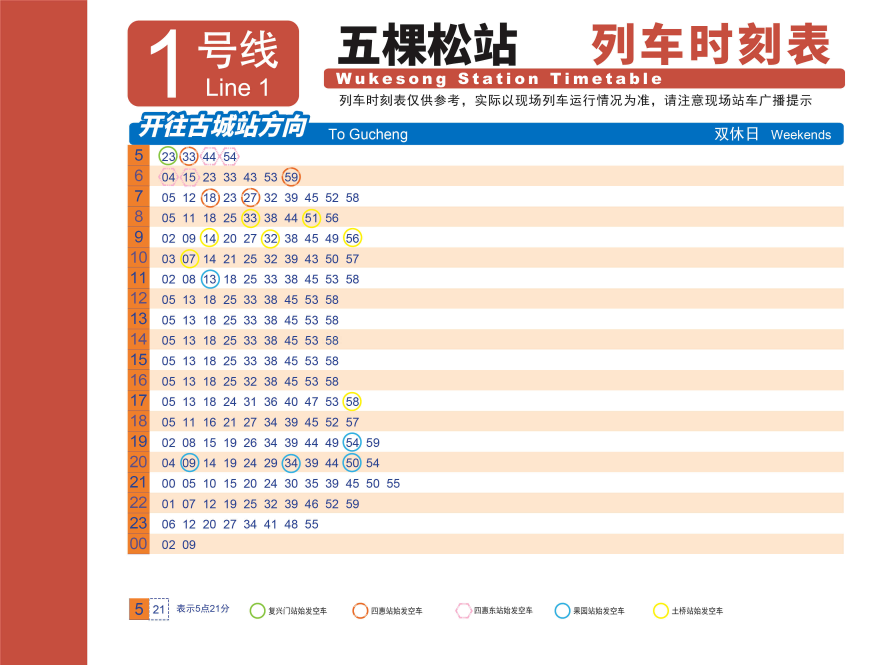
#> input picture PunctualPath/TimetableData-PyCharm/1号线-五棵松站-古城站方向-双休日.jpg, 3544 x 2658 px (shown at 1/4 size)
$ python -i ImageProcessing.py   (imports and definitions only)
#> lines starting #> are read from the running program, lines starting #| are printed output that depends on the picture; after the words box and inside, x2 and y2 are one past the last pixel; in counts of white or black regions, pixels touching at a corner belong together
#> further down, picture is the input picture: PIL image 3544x2658 RGB; mean R, G, B 233.9, 212.6, 206.4
### PunctualPath/TimetableData-PyCharm/utils.py
import json
from enum import Enum
import requests
from PIL import Image, ImageEnhance
from bs4 import BeautifulSoup
from tqdm import tqdm
from datetime import datetime


class OperationTime(Enum):
    WEEKDAY = "工作日"
    WEEKEND = "双休日"


class Date(object):
    # [4 lines left out: function __init__, not called in this run]

    def __str__(self):
        return f"{self.yyyy}-{self.mm}-{self.dd}"


class TimetableURL(object):
    def __init__(self):
        self.urls: list[str] = []

    def __str__(self):
        return f"{self.urls}"

    def add_url(self, url: str):
        self.urls.append(url)

    def switch(self):
        self.urls = self.urls[1:] + self.urls[:1]
        return self

    # [4 lines left out: function get_img, not called in this run]


class Station(object):
    # [5 lines left out: function __init__, not called in this run]

    def __str__(self):
        return self.native_name

    # [36 lines left out: functions add_url, get_tb_urls, to_dict, from_dict, not called in this run]


class Line(object):
    # [5 lines left out: function __init__, not called in this run]

    def __str__(self):
        return (
            f"Line(native_name={self.native_name}, stations={[str(station) for station in self.stations]})")

    def get_station(self, station: str):
        return self.stations.get(station)

    def get_stations(self):
        return self.stations.values()

    # [13 lines left out: functions to_dict, from_dict, not called in this run]


class BeijingSubway(object):
    # [6 lines left out: function __init__, not called in this run]

    def get_line(self, line: str):
        return self.lines.get(line)

    def get_lines(self):
        return self.lines.values()

    def __getitem__(self, key: str):
        return self.lines[key]

    def __setitem__(self, key, value):
        self.lines[key] = value

    # [17 lines left out: functions to_dict, from_dict, from_json_file, not called in this run]


class Row(object):
    def __init__(self, hour: int):
        self.hour = hour
        self.minutes: list[int] = []

    def __str__(self):
        return str(self.hour) + '\t' + ' '.join(['0' + str(m) if len(str(m)) == 1 else str(m) for m in self.minutes])


class TimeTable(object):
    def __init__(self):
        self.rows: list[Row] = []

    def add_row(self, row: Row):
        self.rows.append(row)

    def __str__(self):
        return "Timetable:\n" + '\n'.join(str(row) for row in self.rows)

    # [25 lines left out: functions to_list, next_train, not called in this run]


def safe_time(seconds: int) -> int:
    return seconds - 40


def hms_to_sec(h: int, m: int, s: int) -> int:
    return int(h) * 3600 + int(m) * 60 + int(s)


# [60 lines left out: functions sec_to_hms, get_current_time, get_station_timetables_url, get_lines, not called in this run]

### PunctualPath/TimetableData-PyCharm/ImageProcessing.py
import colorsys

import cv2
import numpy as np
from PIL import Image
from matplotlib import pyplot as plt
from ocrmac import ocrmac

from utils import TimeTable, Row


def is_color_in_range(r, g, b):
    h, s, v = colorsys.rgb_to_hsv(r, g, b)
    return 0.55 <= h <= 0.7 and 0.01 <= s and 65 <= v <= 240


def increase_contrast(image: Image.Image):
    ret, th = cv2.threshold(np.array(image.convert('L')),
                            0,  # threshold value, ignored when using cv2.THRESH_OTSU
                            255,  # maximum value assigned to pixel values exceeding the threshold
                            cv2.THRESH_BINARY + cv2.THRESH_OTSU)
    return Image.fromarray(th)


def filter_image(img: Image.Image):
    img = img.convert("RGB")  # Ensure image is in RGB format
    pixels = img.load()  # Create the pixel map

    # Get image dimensions
    width, height = img.size

    # Iterate over all pixels
    for y in range(height):
        for x in range(width):
            # Get the RGBA value of the pixel
            r, g, b = pixels[x, y]

            if not is_color_in_range(r, g, b):
                pixels[x, y] = (255, 255, 255)

    # new image
    return img


def locate_nth_color_change(img: Image.Image,
                            n: int,
                            vertical: bool,
                            start: tuple,
                            step: int = 1,
                            skip: int = 1,
                            skip_x: int = 0,
                            skip_y: int = 0,
                            percentage=False,
                            tolerance_high=100,
                            tolerance_low=5,
                            annotate=False) -> tuple:
#> called with n = 2, vertical = False, start = (0.02, 0.4), step = 1, skip = 1, skip_x = 0, skip_y = 0, percentage = False
    width, height = img.size
#> width = 3544; height = 2658

    if isinstance(start[0], int):
        x, y = start
    else:
        x, y = int(start[0] * width), int(start[1] * height)
#> x = 70; y = 1063

    if skip_x == 0 and skip_y == 0:
        if vertical:
            y += skip
        else:
            x += skip
#> x = 71
    else:
        x += skip_x
        y += skip_y

    r_prev, g_prev, b_prev = img.getpixel(xy=(x, y))
#> r_prev = 198; g_prev = 78; b_prev = 62
    color_change_count = 0
    changing = False
    while color_change_count < n and 0 < x < width - step and 0 < y < height - step:
        if vertical:
            y += step
        else:
            x += step
        r, g, b = img.getpixel(xy=(x, y))
        rgb_change = abs(r - r_prev) + abs(g - g_prev) + abs(b - b_prev)
        if rgb_change > tolerance_high and changing is False:
            color_change_count += 1
            changing = True
            if annotate:
                img.putpixel(xy=(x - 3, y - 3), value=(0, 0, 0))
                img.putpixel(xy=(x - 3, y + 3), value=(0, 0, 0))
                img.putpixel(xy=(x + 3, y - 3), value=(0, 0, 0))
                img.putpixel(xy=(x + 3, y + 3), value=(0, 0, 0))
        elif rgb_change < tolerance_low and changing is True:
            changing = False
        r_prev, g_prev, b_prev = r, g, b
#> after the loop, changing = True; color_change_count = 2; x = 510; y = 1063

    if percentage:
        return x / width, y / height
    return x, y


def locate_hour_strip(img: Image.Image, verbose=False) -> tuple:
    left_0 = locate_nth_color_change(img, 2, vertical=False, start=(0.02, 0.4), tolerance_high=50)
#> left_0 = (510, 1063)
    left = locate_nth_color_change(img, 1, vertical=True, start=left_0, skip_x=1, skip_y=1)
#> the loop in locate_nth_color_change (call 2), `while color_change_count < n and 0 < x < width - step and 0 < y < heig..` made 8 passes
#> (r, g, b, rgb_change, color_change_count, changing, r_prev, g_prev) on pass 8: (246, 124, 57, 104, 1, True, 246, 124)
#> (r, g, b, rgb_change, r_prev, g_prev, b_prev) on passes 1 to 6: (229, 130, 63, 11, 229, 130, 63), (226, 134, 59, 11, 226, 134, 59), (219, 136, 56, 12, 219, 136, 56), (208, 134, 61, 18, 208, 134, 61), (198, 129, 70, 24, 198, 129, 70), (187, 122, 82, 30, 187, 122, 82)
#> left = (511, 1072)
    right = locate_nth_color_change(img, 1, vertical=False, start=left)
    if verbose:
        print("Hour Strip", left, right)
    return left, right


def locate_row_positions(img: Image.Image, hour_strip_right: tuple, verbose=False) -> list[int]:
    hour_strip_top_right = locate_nth_color_change(img, 1, vertical=True, start=hour_strip_right, step=-1, skip_x=8,
                                                   tolerance_high=100, annotate=True)
    row_1_b = locate_nth_color_change(img, 1, vertical=True, start=hour_strip_top_right, step=1, skip_x=1, skip_y=5,
                                      tolerance_high=20, annotate=True)
    row_height = row_1_b[1] - hour_strip_top_right[1]
    if verbose:
        print("Hour Strip Top Right", hour_strip_top_right)
        print("Row Width", row_height)
    row_b = row_1_b

    rows: list[int] = [hour_strip_top_right[1], row_1_b[1]]

    while row_b[1] < img.size[1] - row_height * 1.5:
        row_b_r = locate_nth_color_change(img, 1, vertical=True, start=row_b, step=1, skip_y=int(row_height * 0.9),
                                          annotate=True, tolerance_high=20)
        if row_b_r[1] - rows[-1] > row_height * 1.5:
            row_b_l = locate_nth_color_change(img, 1, vertical=True, start=row_b, step=1, skip_x=-12,
                                              skip_y=int(row_height * 0.9), annotate=True, tolerance_high=50)
            if row_b_l[1] - rows[-1] > row_height * 1.5:
                break
            else:
                row_b = (row_b_l[0] + 12, row_b_l[1])
        else:
            row_b = row_b_r
        rows.append(row_b[1])
#> this loop made 20 passes

    return rows


def load_timetable(img: Image.Image, filter=True, verbose=False) -> TimeTable:
    hour_strip_l, hour_strip_r = locate_hour_strip(img, verbose=verbose)
    rows = locate_row_positions(img, hour_strip_r, verbose=verbose)

    table = TimeTable()
    h = 4
    for i in range(len(rows) - 1):
        x_l = hour_strip_l[0]
        x_m = hour_strip_r[0]
        x_r = img.size[0]
        y_t = rows[i]
        y_b = rows[i + 1]
        # y_m = (y_b + y_t) // 2
        # height = y_b - y_t

        h_crop = img.crop((x_l, y_t, x_m, y_b))
        if filter:
            h_crop = filter_image(h_crop)
            h_crop = increase_contrast(h_crop)
        if verbose:
            h_crop.show()

        try:
            h_raw = int(ocrmac.OCR(h_crop).recognize()[0][0])
            if h_raw != h + 1 and h != 23:
                if len(table.rows) >= 3 and table.rows[-1].hour == table.rows[-2].hour + 1 and table.rows[-1].hour == \
                        table.rows[-3].hour + 2:
                    h += 1
                    if h == 24:
                        h = 0
                    print(f"Hour recognized incorrectly at {h} ({h_raw})")
            else:
                h = h_raw
        except Exception as e:
            h += 1
            if h == 24:
                h = 0
            print(f"Hour not recognized at {h}")

        row = Row(h)

        m_crop = img.crop((x_m, y_t, x_r, y_b))
        if filter:
            m_crop = filter_image(m_crop)
            m_crop = increase_contrast(m_crop)
        if verbose:
            m_crop.show()
        # [8 lines of commented-out code are left out]

        m_result = ocrmac.OCR(m_crop).recognize()
        m = ""
        for result in m_result:
            m += result[0] + ' '
        m = m.strip()
        m_formatted = format_minutes(m)
        row.minutes = m_formatted
        table.add_row(row)
#> this loop made 1 pass
#> pass 1, in load_timetable, `h_crop = img.crop((x_l, y_t, x_m, y_b))`:
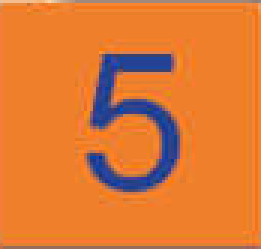
#> h_crop: PIL image 87x83 RGB (shown 3 times larger); mean R, G, B 220.7, 122.1, 53.9
#> pass 1, in load_timetable, `h_crop = filter_image(h_crop)`:
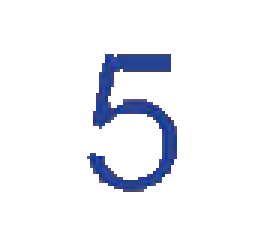
#> h_crop: PIL image 87x83 RGB (shown 3 times larger); mean R, G, B 239.8, 241.5, 246.8
#> pass 1, in increase_contrast, `ret, th = cv2.threshold(np.array(image.convert('L')), 0,`:
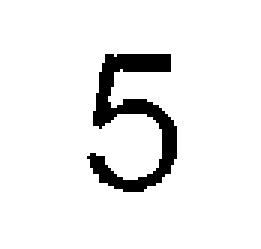
#> th: shape (83, 87) (shown 3 times larger); 92.8% white; 1 black region, box (x1, y1, x2, y2) and area: (29, 18, 59, 64) 518
    return table


# [66 lines left out: functions format_minutes, get_hsv_of_img, not called in this run]

>>> from PIL import Image
>>> picture = Image.open('1号线-五棵松站-古城站方向-双休日.jpg')
#> (the run stopped early here; a loop or call above may not have finished)

$ run again, on PunctualPath/TimetableData-PyCharm/1号线-国贸站-环球度假区站方向-工作日.jpg
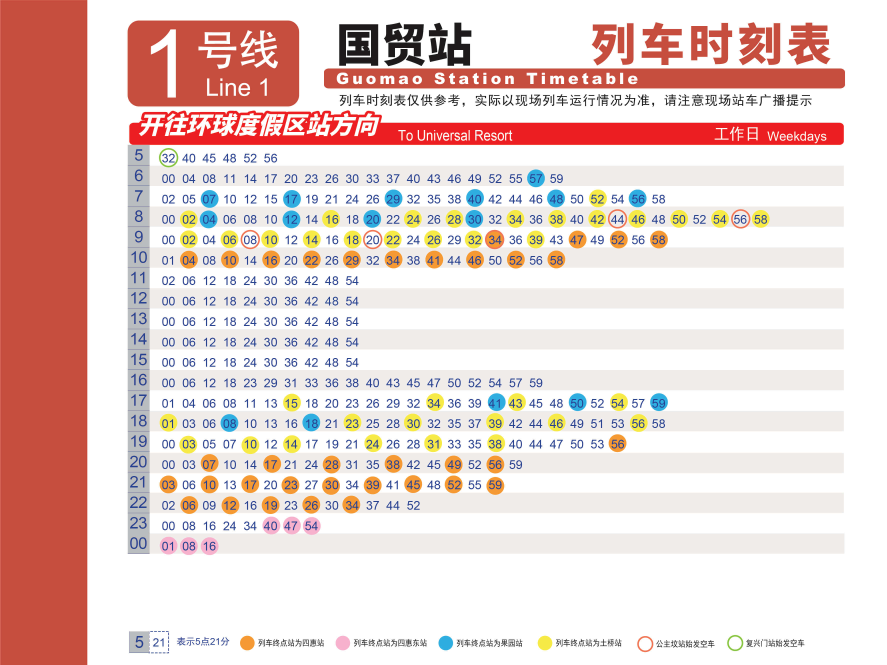
#> input picture PunctualPath/TimetableData-PyCharm/1号线-国贸站-环球度假区站方向-工作日.jpg, 3545 x 2658 px (shown at 1/4 size)
#> picture is the input picture: PIL image 3545x2658 RGB; mean R, G, B 233, 209.5, 205.4
#> in locate_nth_color_change, `r_prev, g_prev, b_prev = img.getpixel(xy=(x, y))`: r_prev = 198; g_prev = 78; b_prev = 62
#> after the loop in locate_nth_color_change, `while color_change_count < n and 0 < x < width - step and 0 < y < heig..`: changing = True; color_change_count = 2; x = 511; y = 1063
#> left_0 = (511, 1063)
#> the loop in locate_nth_color_change (call 2), `while color_change_count < n and 0 < x < width - step and 0 < y < heig..` made 6 passes
#> (r, g, b, rgb_change, color_change_count, changing, r_prev, g_prev) on pass 6: (98, 98, 124, 266, 1, True, 98, 98)
#> left = (512, 1070)
#> the loop in locate_row_positions, `while row_b[1] < img.size[1] - row_height * 1.5:` made 20 passes
#> the loop in load_timetable, `for i in range(len(rows) - 1):` made 1 pass
#> pass 1, in load_timetable, `h_crop = filter_image(h_crop)`:
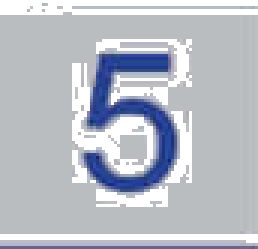
#> h_crop: PIL image 86x83 RGB (shown 3 times larger); mean R, G, B 184.5, 189.2, 199
#> pass 1, in increase_contrast, `ret, th = cv2.threshold(np.array(image.convert('L')), 0,`:
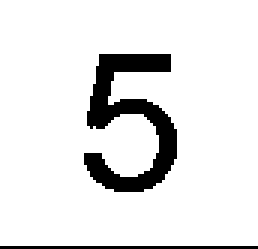
#> th: shape (83, 86) (shown 3 times larger); 89.9% white; 2 black regions, box (x1, y1, x2, y2) and area: (28, 18, 59, 64) 638, (0, 82, 86, 83) 86

$ run again, on PunctualPath/TimetableData-PyCharm/1号线-大望路站-古城站方向-双休日.jpg
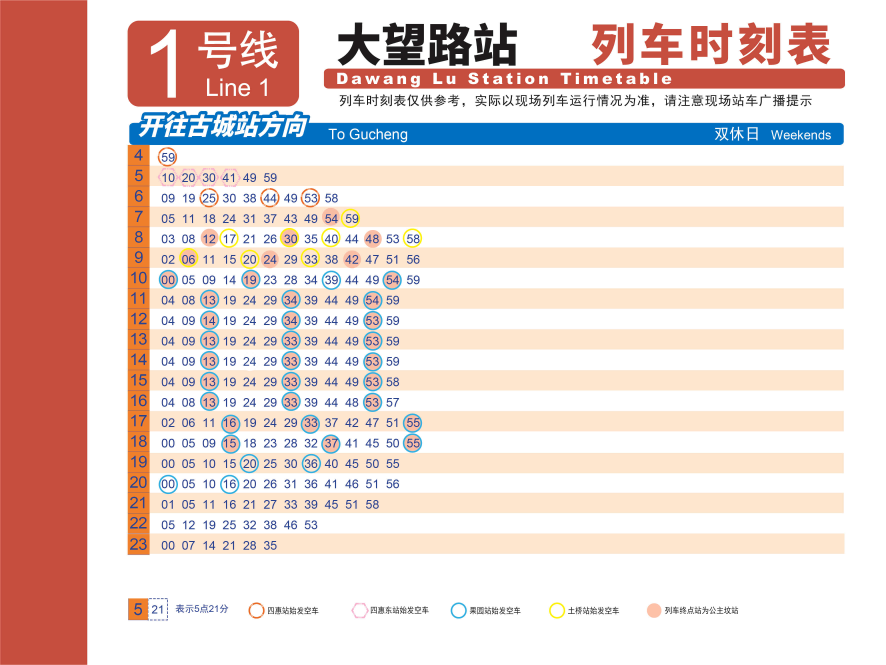
#> input picture PunctualPath/TimetableData-PyCharm/1号线-大望路站-古城站方向-双休日.jpg, 3544 x 2659 px (shown at 1/4 size)
#> picture is the input picture: PIL image 3544x2659 RGB; mean R, G, B 232.5, 211.4, 205.6
#> in locate_nth_color_change, `r_prev, g_prev, b_prev = img.getpixel(xy=(x, y))`: r_prev = 198; g_prev = 78; b_prev = 62
#> after the loop in locate_nth_color_change, `while color_change_count < n and 0 < x < width - step and 0 < y < heig..`: changing = True; color_change_count = 2; x = 510; y = 1063
#> left_0 = (510, 1063)
#> the loop in locate_nth_color_change (call 2), `while color_change_count < n and 0 < x < width - step and 0 < y < heig..` made 8 passes
#> (r, g, b, rgb_change, color_change_count, changing, r_prev, g_prev) on pass 8: (240, 129, 40, 144, 1, True, 240, 129)
#> left = (511, 1072)
#> the loop in locate_row_positions, `while row_b[1] < img.size[1] - row_height * 1.5:` made 20 passes
#> the loop in load_timetable, `for i in range(len(rows) - 1):` made 1 pass
#> pass 1, in load_timetable, `h_crop = img.crop((x_l, y_t, x_m, y_b))`:
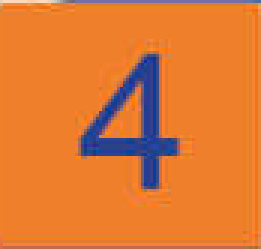
#> h_crop: PIL image 87x83 RGB (shown 3 times larger); mean R, G, B 222, 122.2, 53
#> pass 1, in increase_contrast, `ret, th = cv2.threshold(np.array(image.convert('L')), 0,`:
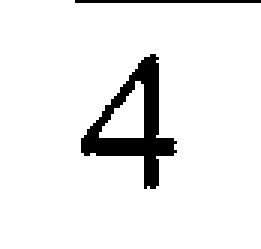
#> th: shape (83, 87) (shown 3 times larger); 92.6% white; 2 black regions, box (x1, y1, x2, y2) and area: (27, 18, 59, 63) 473, (25, 0, 87, 1) 62

$ run again, on PunctualPath/TimetableData-PyCharm/2号线-鼓楼大街站-积水潭站方向-工作日.jpg
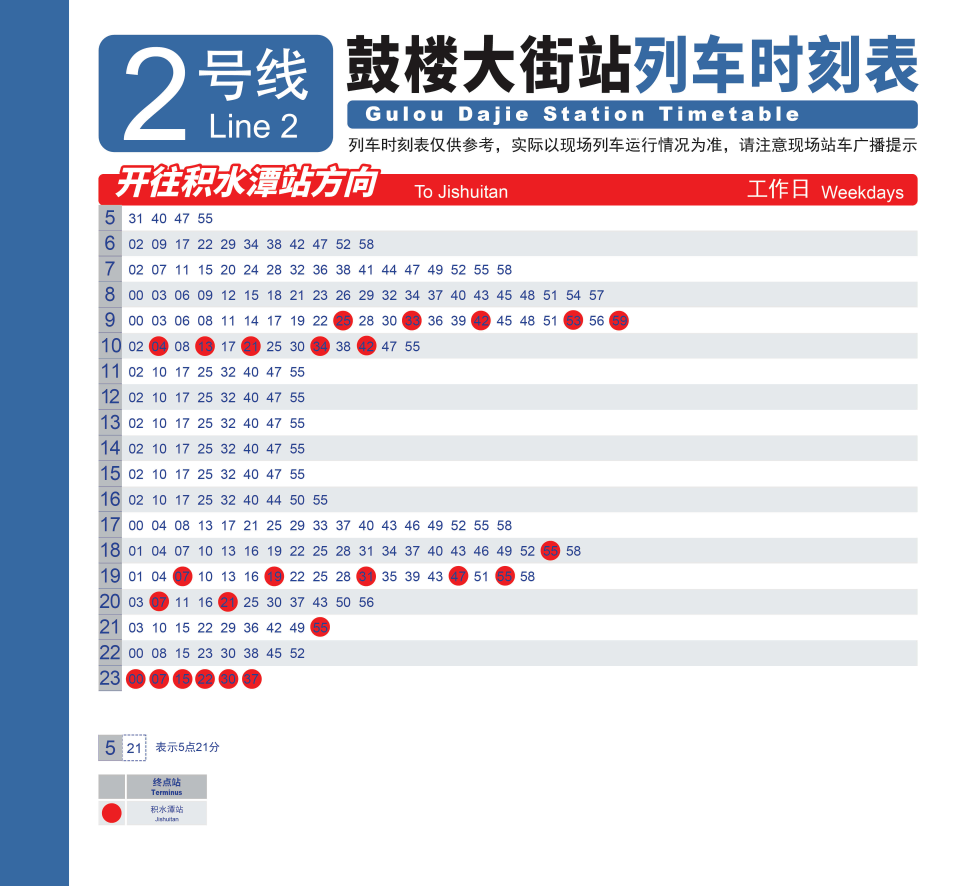
#> input picture PunctualPath/TimetableData-PyCharm/2号线-鼓楼大街站-积水潭站方向-工作日.jpg, 3839 x 3543 px (shown at 1/4 size)
#> picture is the input picture: PIL image 3839x3543 RGB; mean R, G, B 216.3, 216.7, 225.8
#> in locate_nth_color_change, `r_prev, g_prev, b_prev = img.getpixel(xy=(x, y))`: r_prev = 54; g_prev = 105; b_prev = 162
#> after the loop in locate_nth_color_change, `while color_change_count < n and 0 < x < width - step and 0 < y < heig..`: changing = True; color_change_count = 2; x = 394; y = 1417
#> left_0 = (394, 1417)
#> the loop in locate_nth_color_change (call 2), `while color_change_count < n and 0 < x < width - step and 0 < y < heig..` made 15 passes
#> (r, g, b, rgb_change, color_change_count, changing, r_prev, g_prev) on pass 15: (79, 82, 101, 290, 1, True, 79, 82)
#> left = (395, 1433)
#> the loop in locate_row_positions, `while row_b[1] < img.size[1] - row_height * 1.5:` made 19 passes
#> the loop in load_timetable, `for i in range(len(rows) - 1):` made 1 pass
#> pass 1, in load_timetable, `h_crop = filter_image(h_crop)`:
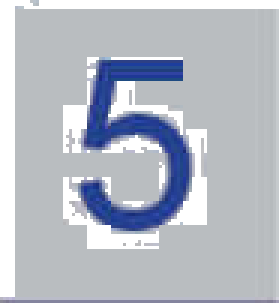
#> h_crop: PIL image 93x101 RGB (shown 3 times larger); mean R, G, B 181.4, 186.8, 197.2
#> pass 1, in increase_contrast, `ret, th = cv2.threshold(np.array(image.convert('L')), 0,`:
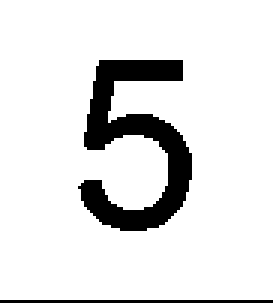
#> th: shape (101, 93) (shown 3 times larger); 88.9% white; 2 black regions, box (x1, y1, x2, y2) and area: (26, 20, 64, 77) 955, (0, 100, 91, 101) 91
